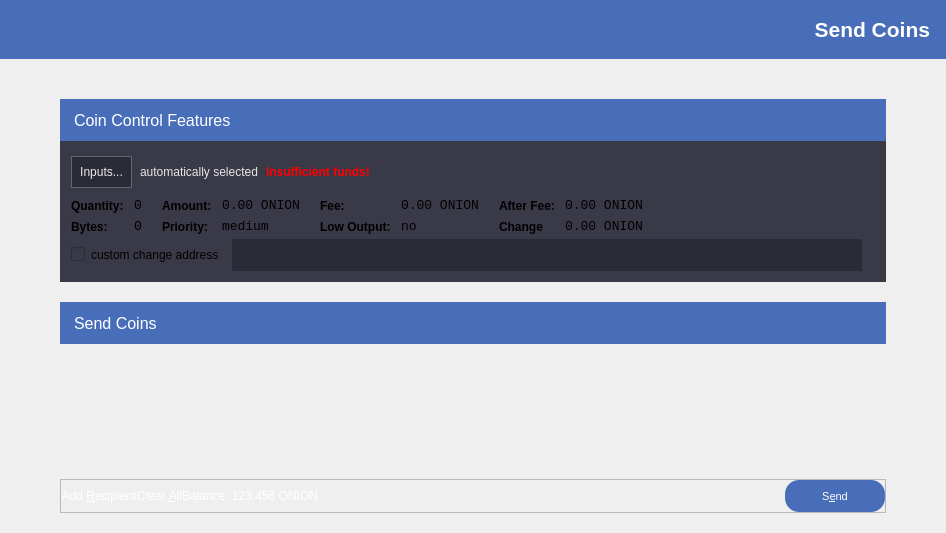
<?xml version="1.0" encoding="UTF-8"?>
<ui version="4.0">
 <class>SendCoinsDialog</class>
 <widget class="QDialog" name="SendCoinsDialog">
  <property name="geometry">
   <rect>
    <x>0</x>
    <y>0</y>
    <width>946</width>
    <height>533</height>
   </rect>
  </property>
  <property name="sizePolicy">
   <sizepolicy hsizetype="Preferred" vsizetype="Expanding">
    <horstretch>0</horstretch>
    <verstretch>0</verstretch>
   </sizepolicy>
  </property>
  <property name="windowTitle">
   <string>Send Coins</string>
  </property>
  <property name="styleSheet">
   <string notr="true"/>
  </property>
  <layout class="QVBoxLayout" name="verticalLayout" stretch="0,0,0,0">
   <property name="spacing">
    <number>0</number>
   </property>
   <property name="leftMargin">
    <number>0</number>
   </property>
   <property name="topMargin">
    <number>0</number>
   </property>
   <property name="rightMargin">
    <number>0</number>
   </property>
   <property name="bottomMargin">
    <number>0</number>
   </property>
   <item>
    <widget class="QLabel" name="pageTitle">
     <property name="minimumSize">
      <size>
       <width>0</width>
       <height>59</height>
      </size>
     </property>
     <property name="font">
      <font>
       <pointsize>16</pointsize>
       <weight>75</weight>
       <bold>true</bold>
      </font>
     </property>
     <property name="styleSheet">
      <string notr="true">background-color: #486EBA; color: white;padding-right: 10px;</string>
     </property>
     <property name="text">
      <string>Send Coins</string>
     </property>
     <property name="alignment">
      <set>Qt::AlignRight|Qt::AlignTrailing|Qt::AlignVCenter</set>
     </property>
    </widget>
   </item>
   <item>
    <spacer name="verticalSpacer_2">
     <property name="orientation">
      <enum>Qt::Vertical</enum>
     </property>
     <property name="sizeType">
      <enum>QSizePolicy::Fixed</enum>
     </property>
     <property name="sizeHint" stdset="0">
      <size>
       <width>20</width>
       <height>40</height>
      </size>
     </property>
    </spacer>
   </item>
   <item>
    <layout class="QHBoxLayout" name="horizontalLayout_5">
     <property name="spacing">
      <number>0</number>
     </property>
     <property name="leftMargin">
      <number>0</number>
     </property>
     <property name="topMargin">
      <number>0</number>
     </property>
     <property name="rightMargin">
      <number>0</number>
     </property>
     <property name="bottomMargin">
      <number>0</number>
     </property>
     <item>
      <spacer name="horizontalSpacer_3">
       <property name="orientation">
        <enum>Qt::Horizontal</enum>
       </property>
       <property name="sizeType">
        <enum>QSizePolicy::Fixed</enum>
       </property>
       <property name="sizeHint" stdset="0">
        <size>
         <width>60</width>
         <height>20</height>
        </size>
       </property>
      </spacer>
     </item>
     <item>
      <layout class="QVBoxLayout" name="verticalLayout_4">
       <property name="spacing">
        <number>0</number>
       </property>
       <property name="leftMargin">
        <number>0</number>
       </property>
       <property name="topMargin">
        <number>0</number>
       </property>
       <property name="rightMargin">
        <number>0</number>
       </property>
       <property name="bottomMargin">
        <number>0</number>
       </property>
       <item>
        <widget class="QFrame" name="frameCoinControl">
         <property name="sizePolicy">
          <sizepolicy hsizetype="Preferred" vsizetype="Preferred">
           <horstretch>0</horstretch>
           <verstretch>0</verstretch>
          </sizepolicy>
         </property>
         <property name="maximumSize">
          <size>
           <width>16777215</width>
           <height>250</height>
          </size>
         </property>
         <property name="styleSheet">
          <string notr="true">background-color: #393947; border: none;</string>
         </property>
         <property name="frameShape">
          <enum>QFrame::StyledPanel</enum>
         </property>
         <property name="frameShadow">
          <enum>QFrame::Raised</enum>
         </property>
         <layout class="QVBoxLayout" name="verticalLayoutCoinControl2">
          <property name="spacing">
           <number>6</number>
          </property>
          <property name="leftMargin">
           <number>0</number>
          </property>
          <property name="topMargin">
           <number>0</number>
          </property>
          <property name="rightMargin">
           <number>0</number>
          </property>
          <property name="bottomMargin">
           <number>0</number>
          </property>
          <item>
           <layout class="QVBoxLayout" name="verticalLayoutCoinControl" stretch="0,0,0,0">
            <property name="spacing">
             <number>0</number>
            </property>
            <property name="leftMargin">
             <number>0</number>
            </property>
            <property name="topMargin">
             <number>0</number>
            </property>
            <property name="bottomMargin">
             <number>11</number>
            </property>
            <item>
             <layout class="QHBoxLayout" name="horizontalLayoutCoinControl1">
              <property name="bottomMargin">
               <number>15</number>
              </property>
              <item>
               <widget class="QLabel" name="labelCoinControlFeatures">
                <property name="sizePolicy">
                 <sizepolicy hsizetype="Preferred" vsizetype="Maximum">
                  <horstretch>0</horstretch>
                  <verstretch>0</verstretch>
                 </sizepolicy>
                </property>
                <property name="minimumSize">
                 <size>
                  <width>0</width>
                  <height>42</height>
                 </size>
                </property>
                <property name="font">
                 <font>
                  <pointsize>12</pointsize>
                  <weight>50</weight>
                  <bold>false</bold>
                 </font>
                </property>
                <property name="styleSheet">
                 <string notr="true">color: #FFFFFF; background-color: #486EBA; padding-left: 10px;</string>
                </property>
                <property name="text">
                 <string>Coin Control Features</string>
                </property>
               </widget>
              </item>
             </layout>
            </item>
            <item>
             <layout class="QHBoxLayout" name="horizontalLayoutCoinControl2" stretch="0,0,0,0">
              <property name="spacing">
               <number>8</number>
              </property>
              <property name="leftMargin">
               <number>11</number>
              </property>
              <property name="bottomMargin">
               <number>10</number>
              </property>
              <item>
               <widget class="QPushButton" name="pushButtonCoinControl">
                <property name="styleSheet">
                 <string notr="true">QPushButton {font-family:'Helvetica Neue'; border: 1px solid #65676b; background-color: #2b2b37; color: #e9e8e8; padding: 8px}
        QPushButton:pressed {font-family:'Helvetica Neue'; border: 1px solid #65676b; background-color: #22222b; color: #e9e8e8}
        QPushButton:hover {font-family:'Helvetica Neue'; border: 1px solid #65676b; background-color: #22222b; color: #e9e8e8}</string>
                </property>
                <property name="text">
                 <string>Inputs...</string>
                </property>
               </widget>
              </item>
              <item>
               <widget class="QLabel" name="labelCoinControlAutomaticallySelected">
                <property name="styleSheet">
                 <string notr="true"/>
                </property>
                <property name="text">
                 <string>&lt;html&gt;&lt;head/&gt;&lt;body&gt;&lt;p&gt;&lt;span style=&quot; color:#e6e6e6;&quot;&gt;automatically selected&lt;/span&gt;&lt;/p&gt;&lt;/body&gt;&lt;/html&gt;</string>
                </property>
                <property name="margin">
                 <number>5</number>
                </property>
               </widget>
              </item>
              <item>
               <widget class="QLabel" name="labelCoinControlInsuffFunds">
                <property name="font">
                 <font>
                  <weight>75</weight>
                  <bold>true</bold>
                 </font>
                </property>
                <property name="styleSheet">
                 <string notr="true">color:red;font-weight:bold;</string>
                </property>
                <property name="text">
                 <string>Insufficient funds!</string>
                </property>
                <property name="margin">
                 <number>5</number>
                </property>
               </widget>
              </item>
              <item>
               <spacer name="horizontalSpacerCoinControl">
                <property name="orientation">
                 <enum>Qt::Horizontal</enum>
                </property>
                <property name="sizeHint" stdset="0">
                 <size>
                  <width>40</width>
                  <height>1</height>
                 </size>
                </property>
               </spacer>
              </item>
             </layout>
            </item>
            <item>
             <widget class="QWidget" name="widgetCoinControl" native="true">
              <property name="sizePolicy">
               <sizepolicy hsizetype="Preferred" vsizetype="Preferred">
                <horstretch>0</horstretch>
                <verstretch>0</verstretch>
               </sizepolicy>
              </property>
              <property name="minimumSize">
               <size>
                <width>0</width>
                <height>0</height>
               </size>
              </property>
              <property name="styleSheet">
               <string notr="true"/>
              </property>
              <layout class="QHBoxLayout" name="horizontalLayoutCoinControl5">
               <property name="leftMargin">
                <number>11</number>
               </property>
               <property name="topMargin">
                <number>0</number>
               </property>
               <property name="rightMargin">
                <number>0</number>
               </property>
               <property name="bottomMargin">
                <number>0</number>
               </property>
               <item>
                <layout class="QHBoxLayout" name="horizontalLayoutCoinControl3" stretch="0,0,0,1">
                 <property name="spacing">
                  <number>20</number>
                 </property>
                 <property name="topMargin">
                  <number>0</number>
                 </property>
                 <property name="bottomMargin">
                  <number>0</number>
                 </property>
                 <item>
                  <layout class="QFormLayout" name="formLayoutCoinControl1">
                   <property name="horizontalSpacing">
                    <number>10</number>
                   </property>
                   <property name="verticalSpacing">
                    <number>6</number>
                   </property>
                   <property name="leftMargin">
                    <number>0</number>
                   </property>
                   <property name="topMargin">
                    <number>0</number>
                   </property>
                   <property name="rightMargin">
                    <number>0</number>
                   </property>
                   <item row="0" column="0">
                    <widget class="QLabel" name="labelCoinControlQuantityText">
                     <property name="styleSheet">
                      <string notr="true">font-weight:bold;</string>
                     </property>
                     <property name="text">
                      <string>Quantity:</string>
                     </property>
                     <property name="margin">
                      <number>0</number>
                     </property>
                    </widget>
                   </item>
                   <item row="0" column="1">
                    <widget class="QLabel" name="labelCoinControlQuantity">
                     <property name="font">
                      <font>
                       <family>Monospace</family>
                       <pointsize>10</pointsize>
                      </font>
                     </property>
                     <property name="cursor">
                      <cursorShape>IBeamCursor</cursorShape>
                     </property>
                     <property name="contextMenuPolicy">
                      <enum>Qt::ActionsContextMenu</enum>
                     </property>
                     <property name="text">
                      <string>0</string>
                     </property>
                     <property name="margin">
                      <number>0</number>
                     </property>
                     <property name="textInteractionFlags">
                      <set>Qt::LinksAccessibleByMouse|Qt::TextSelectableByKeyboard|Qt::TextSelectableByMouse</set>
                     </property>
                    </widget>
                   </item>
                   <item row="1" column="0">
                    <widget class="QLabel" name="labelCoinControlBytesText">
                     <property name="styleSheet">
                      <string notr="true">font-weight:bold;</string>
                     </property>
                     <property name="text">
                      <string>Bytes:</string>
                     </property>
                    </widget>
                   </item>
                   <item row="1" column="1">
                    <widget class="QLabel" name="labelCoinControlBytes">
                     <property name="font">
                      <font>
                       <family>Monospace</family>
                       <pointsize>10</pointsize>
                      </font>
                     </property>
                     <property name="cursor">
                      <cursorShape>IBeamCursor</cursorShape>
                     </property>
                     <property name="contextMenuPolicy">
                      <enum>Qt::ActionsContextMenu</enum>
                     </property>
                     <property name="text">
                      <string>0</string>
                     </property>
                     <property name="textInteractionFlags">
                      <set>Qt::LinksAccessibleByMouse|Qt::TextSelectableByKeyboard|Qt::TextSelectableByMouse</set>
                     </property>
                    </widget>
                   </item>
                  </layout>
                 </item>
                 <item>
                  <layout class="QFormLayout" name="formLayoutCoinControl2">
                   <property name="horizontalSpacing">
                    <number>10</number>
                   </property>
                   <property name="verticalSpacing">
                    <number>6</number>
                   </property>
                   <property name="leftMargin">
                    <number>0</number>
                   </property>
                   <property name="topMargin">
                    <number>0</number>
                   </property>
                   <property name="rightMargin">
                    <number>0</number>
                   </property>
                   <item row="0" column="0">
                    <widget class="QLabel" name="labelCoinControlAmountText">
                     <property name="styleSheet">
                      <string notr="true">font-weight:bold;</string>
                     </property>
                     <property name="text">
                      <string>Amount:</string>
                     </property>
                     <property name="margin">
                      <number>0</number>
                     </property>
                    </widget>
                   </item>
                   <item row="0" column="1">
                    <widget class="QLabel" name="labelCoinControlAmount">
                     <property name="font">
                      <font>
                       <family>Monospace</family>
                       <pointsize>10</pointsize>
                      </font>
                     </property>
                     <property name="cursor">
                      <cursorShape>IBeamCursor</cursorShape>
                     </property>
                     <property name="contextMenuPolicy">
                      <enum>Qt::ActionsContextMenu</enum>
                     </property>
                     <property name="text">
                      <string>0.00 ONION</string>
                     </property>
                     <property name="textInteractionFlags">
                      <set>Qt::LinksAccessibleByMouse|Qt::TextSelectableByKeyboard|Qt::TextSelectableByMouse</set>
                     </property>
                    </widget>
                   </item>
                   <item row="1" column="0">
                    <widget class="QLabel" name="labelCoinControlPriorityText">
                     <property name="styleSheet">
                      <string notr="true">font-weight:bold;</string>
                     </property>
                     <property name="text">
                      <string>Priority:</string>
                     </property>
                    </widget>
                   </item>
                   <item row="1" column="1">
                    <widget class="QLabel" name="labelCoinControlPriority">
                     <property name="font">
                      <font>
                       <family>Monospace</family>
                       <pointsize>10</pointsize>
                      </font>
                     </property>
                     <property name="cursor">
                      <cursorShape>IBeamCursor</cursorShape>
                     </property>
                     <property name="contextMenuPolicy">
                      <enum>Qt::ActionsContextMenu</enum>
                     </property>
                     <property name="text">
                      <string>medium</string>
                     </property>
                     <property name="textInteractionFlags">
                      <set>Qt::LinksAccessibleByMouse|Qt::TextSelectableByKeyboard|Qt::TextSelectableByMouse</set>
                     </property>
                    </widget>
                   </item>
                  </layout>
                 </item>
                 <item>
                  <layout class="QFormLayout" name="formLayoutCoinControl3">
                   <property name="horizontalSpacing">
                    <number>10</number>
                   </property>
                   <property name="verticalSpacing">
                    <number>6</number>
                   </property>
                   <property name="leftMargin">
                    <number>0</number>
                   </property>
                   <property name="topMargin">
                    <number>0</number>
                   </property>
                   <property name="rightMargin">
                    <number>0</number>
                   </property>
                   <item row="0" column="0">
                    <widget class="QLabel" name="labelCoinControlFeeText">
                     <property name="styleSheet">
                      <string notr="true">font-weight:bold;</string>
                     </property>
                     <property name="text">
                      <string>Fee:</string>
                     </property>
                     <property name="margin">
                      <number>0</number>
                     </property>
                    </widget>
                   </item>
                   <item row="0" column="1">
                    <widget class="QLabel" name="labelCoinControlFee">
                     <property name="font">
                      <font>
                       <family>Monospace</family>
                       <pointsize>10</pointsize>
                      </font>
                     </property>
                     <property name="cursor">
                      <cursorShape>IBeamCursor</cursorShape>
                     </property>
                     <property name="contextMenuPolicy">
                      <enum>Qt::ActionsContextMenu</enum>
                     </property>
                     <property name="text">
                      <string>0.00 ONION</string>
                     </property>
                     <property name="textInteractionFlags">
                      <set>Qt::LinksAccessibleByMouse|Qt::TextSelectableByKeyboard|Qt::TextSelectableByMouse</set>
                     </property>
                    </widget>
                   </item>
                   <item row="1" column="0">
                    <widget class="QLabel" name="labelCoinControlLowOutputText">
                     <property name="styleSheet">
                      <string notr="true">font-weight:bold;</string>
                     </property>
                     <property name="text">
                      <string>Low Output:</string>
                     </property>
                    </widget>
                   </item>
                   <item row="1" column="1">
                    <widget class="QLabel" name="labelCoinControlLowOutput">
                     <property name="font">
                      <font>
                       <family>Monospace</family>
                       <pointsize>10</pointsize>
                      </font>
                     </property>
                     <property name="cursor">
                      <cursorShape>IBeamCursor</cursorShape>
                     </property>
                     <property name="contextMenuPolicy">
                      <enum>Qt::ActionsContextMenu</enum>
                     </property>
                     <property name="text">
                      <string>no</string>
                     </property>
                     <property name="textInteractionFlags">
                      <set>Qt::LinksAccessibleByMouse|Qt::TextSelectableByKeyboard|Qt::TextSelectableByMouse</set>
                     </property>
                    </widget>
                   </item>
                  </layout>
                 </item>
                 <item>
                  <layout class="QFormLayout" name="formLayoutCoinControl4">
                   <property name="horizontalSpacing">
                    <number>10</number>
                   </property>
                   <property name="verticalSpacing">
                    <number>6</number>
                   </property>
                   <property name="leftMargin">
                    <number>0</number>
                   </property>
                   <property name="topMargin">
                    <number>0</number>
                   </property>
                   <property name="rightMargin">
                    <number>0</number>
                   </property>
                   <item row="0" column="0">
                    <widget class="QLabel" name="labelCoinControlAfterFeeText">
                     <property name="styleSheet">
                      <string notr="true">font-weight:bold;</string>
                     </property>
                     <property name="text">
                      <string>After Fee:</string>
                     </property>
                     <property name="margin">
                      <number>0</number>
                     </property>
                    </widget>
                   </item>
                   <item row="0" column="1">
                    <widget class="QLabel" name="labelCoinControlAfterFee">
                     <property name="font">
                      <font>
                       <family>Monospace</family>
                       <pointsize>10</pointsize>
                      </font>
                     </property>
                     <property name="cursor">
                      <cursorShape>IBeamCursor</cursorShape>
                     </property>
                     <property name="contextMenuPolicy">
                      <enum>Qt::ActionsContextMenu</enum>
                     </property>
                     <property name="text">
                      <string>0.00 ONION</string>
                     </property>
                     <property name="textInteractionFlags">
                      <set>Qt::LinksAccessibleByMouse|Qt::TextSelectableByKeyboard|Qt::TextSelectableByMouse</set>
                     </property>
                    </widget>
                   </item>
                   <item row="1" column="0">
                    <widget class="QLabel" name="labelCoinControlChangeText">
                     <property name="styleSheet">
                      <string notr="true">font-weight:bold;</string>
                     </property>
                     <property name="text">
                      <string>Change</string>
                     </property>
                    </widget>
                   </item>
                   <item row="1" column="1">
                    <widget class="QLabel" name="labelCoinControlChange">
                     <property name="font">
                      <font>
                       <family>Monospace</family>
                       <pointsize>10</pointsize>
                      </font>
                     </property>
                     <property name="cursor">
                      <cursorShape>IBeamCursor</cursorShape>
                     </property>
                     <property name="contextMenuPolicy">
                      <enum>Qt::ActionsContextMenu</enum>
                     </property>
                     <property name="text">
                      <string>0.00 ONION</string>
                     </property>
                     <property name="textInteractionFlags">
                      <set>Qt::LinksAccessibleByMouse|Qt::TextSelectableByKeyboard|Qt::TextSelectableByMouse</set>
                     </property>
                    </widget>
                   </item>
                  </layout>
                 </item>
                </layout>
               </item>
              </layout>
             </widget>
            </item>
            <item>
             <layout class="QHBoxLayout" name="horizontalLayoutCoinControl4" stretch="0,0,0">
              <property name="spacing">
               <number>12</number>
              </property>
              <property name="sizeConstraint">
               <enum>QLayout::SetDefaultConstraint</enum>
              </property>
              <property name="leftMargin">
               <number>11</number>
              </property>
              <property name="topMargin">
               <number>5</number>
              </property>
              <property name="rightMargin">
               <number>5</number>
              </property>
              <item>
               <widget class="QCheckBox" name="checkBoxCoinControlChange">
                <property name="text">
                 <string>custom change address</string>
                </property>
               </widget>
              </item>
              <item>
               <widget class="QLineEdit" name="lineEditCoinControlChange">
                <property name="enabled">
                 <bool>false</bool>
                </property>
                <property name="sizePolicy">
                 <sizepolicy hsizetype="Expanding" vsizetype="Fixed">
                  <horstretch>0</horstretch>
                  <verstretch>0</verstretch>
                 </sizepolicy>
                </property>
                <property name="minimumSize">
                 <size>
                  <width>0</width>
                  <height>32</height>
                 </size>
                </property>
                <property name="styleSheet">
                 <string notr="true">background-color: #2b2b37; color: #FFFFFF;padding-left: 5px;</string>
                </property>
               </widget>
              </item>
              <item>
               <widget class="QLabel" name="labelCoinControlChangeLabel">
                <property name="sizePolicy">
                 <sizepolicy hsizetype="Preferred" vsizetype="Expanding">
                  <horstretch>0</horstretch>
                  <verstretch>0</verstretch>
                 </sizepolicy>
                </property>
                <property name="minimumSize">
                 <size>
                  <width>0</width>
                  <height>0</height>
                 </size>
                </property>
                <property name="text">
                 <string/>
                </property>
                <property name="margin">
                 <number>3</number>
                </property>
               </widget>
              </item>
             </layout>
            </item>
           </layout>
          </item>
         </layout>
        </widget>
       </item>
       <item>
        <spacer name="verticalSpacer_4">
         <property name="orientation">
          <enum>Qt::Vertical</enum>
         </property>
         <property name="sizeType">
          <enum>QSizePolicy::Fixed</enum>
         </property>
         <property name="sizeHint" stdset="0">
          <size>
           <width>20</width>
           <height>20</height>
          </size>
         </property>
        </spacer>
       </item>
       <item>
        <widget class="QLabel" name="label_2">
         <property name="minimumSize">
          <size>
           <width>0</width>
           <height>42</height>
          </size>
         </property>
         <property name="maximumSize">
          <size>
           <width>16777215</width>
           <height>42</height>
          </size>
         </property>
         <property name="font">
          <font>
           <pointsize>12</pointsize>
          </font>
         </property>
         <property name="styleSheet">
          <string notr="true">color: #FFFFFF; background-color: #486EBA; padding-left: 10px;</string>
         </property>
         <property name="text">
          <string>Send Coins</string>
         </property>
        </widget>
       </item>
       <item>
        <widget class="QScrollArea" name="scrollArea">
         <property name="styleSheet">
          <string notr="true">border: none;</string>
         </property>
         <property name="widgetResizable">
          <bool>true</bool>
         </property>
         <widget class="QWidget" name="scrollAreaWidgetContents">
          <property name="geometry">
           <rect>
            <x>0</x>
            <y>0</y>
            <width>822</width>
            <height>105</height>
           </rect>
          </property>
          <property name="styleSheet">
           <string notr="true">border: none;</string>
          </property>
          <layout class="QVBoxLayout" name="verticalLayout_2">
           <property name="leftMargin">
            <number>0</number>
           </property>
           <property name="topMargin">
            <number>0</number>
           </property>
           <property name="rightMargin">
            <number>0</number>
           </property>
           <property name="bottomMargin">
            <number>0</number>
           </property>
           <item>
            <layout class="QVBoxLayout" name="entries">
             <property name="spacing">
              <number>6</number>
             </property>
            </layout>
           </item>
           <item>
            <spacer name="verticalSpacer">
             <property name="orientation">
              <enum>Qt::Vertical</enum>
             </property>
             <property name="sizeHint" stdset="0">
              <size>
               <width>20</width>
               <height>40</height>
              </size>
             </property>
            </spacer>
           </item>
          </layout>
         </widget>
        </widget>
       </item>
       <item>
        <widget class="QFrame" name="frameMenu">
         <property name="minimumSize">
          <size>
           <width>0</width>
           <height>0</height>
          </size>
         </property>
         <property name="frameShape">
          <enum>QFrame::StyledPanel</enum>
         </property>
         <property name="frameShadow">
          <enum>QFrame::Raised</enum>
         </property>
         <layout class="QHBoxLayout" name="horizontalLayout_4">
          <property name="spacing">
           <number>0</number>
          </property>
          <property name="leftMargin">
           <number>0</number>
          </property>
          <property name="topMargin">
           <number>0</number>
          </property>
          <property name="rightMargin">
           <number>0</number>
          </property>
          <property name="bottomMargin">
           <number>0</number>
          </property>
          <item>
           <layout class="QHBoxLayout" name="horizontalLayout_3">
            <property name="leftMargin">
             <number>0</number>
            </property>
            <property name="topMargin">
             <number>0</number>
            </property>
            <item>
             <layout class="QHBoxLayout" name="horizontalLayout">
              <item>
               <widget class="QPushButton" name="addButton">
                <property name="toolTip">
                 <string>Send to multiple recipients at once</string>
                </property>
                <property name="styleSheet">
                 <string notr="true">color: #FFFFFF; border: none;</string>
                </property>
                <property name="text">
                 <string>Add &amp;Recipient</string>
                </property>
                <property name="icon">
                 <iconset resource="../bitcoin.qrc">
                  <normaloff>:/icons/add</normaloff>:/icons/add</iconset>
                </property>
                <property name="autoDefault">
                 <bool>false</bool>
                </property>
               </widget>
              </item>
              <item>
               <widget class="QPushButton" name="clearButton">
                <property name="sizePolicy">
                 <sizepolicy hsizetype="Minimum" vsizetype="Fixed">
                  <horstretch>0</horstretch>
                  <verstretch>0</verstretch>
                 </sizepolicy>
                </property>
                <property name="toolTip">
                 <string>Remove all transaction fields</string>
                </property>
                <property name="styleSheet">
                 <string notr="true">color: #FFFFFF; border: none;</string>
                </property>
                <property name="text">
                 <string>Clear &amp;All</string>
                </property>
                <property name="icon">
                 <iconset resource="../bitcoin.qrc">
                  <normaloff>:/icons/remove</normaloff>:/icons/remove</iconset>
                </property>
                <property name="autoRepeatDelay">
                 <number>300</number>
                </property>
                <property name="autoDefault">
                 <bool>false</bool>
                </property>
               </widget>
              </item>
              <item>
               <layout class="QHBoxLayout" name="horizontalLayout_2">
                <property name="spacing">
                 <number>3</number>
                </property>
                <item>
                 <widget class="QLabel" name="label">
                  <property name="sizePolicy">
                   <sizepolicy hsizetype="Preferred" vsizetype="Fixed">
                    <horstretch>0</horstretch>
                    <verstretch>0</verstretch>
                   </sizepolicy>
                  </property>
                  <property name="styleSheet">
                   <string notr="true">color: #FFFFFF;</string>
                  </property>
                  <property name="text">
                   <string>Balance:</string>
                  </property>
                 </widget>
                </item>
                <item>
                 <widget class="QLabel" name="labelBalance">
                  <property name="sizePolicy">
                   <sizepolicy hsizetype="Preferred" vsizetype="Fixed">
                    <horstretch>0</horstretch>
                    <verstretch>0</verstretch>
                   </sizepolicy>
                  </property>
                  <property name="cursor">
                   <cursorShape>IBeamCursor</cursorShape>
                  </property>
                  <property name="styleSheet">
                   <string notr="true">color: #FFFFFF;</string>
                  </property>
                  <property name="text">
                   <string>123.456 ONION</string>
                  </property>
                  <property name="textInteractionFlags">
                   <set>Qt::LinksAccessibleByMouse|Qt::TextSelectableByKeyboard|Qt::TextSelectableByMouse</set>
                  </property>
                 </widget>
                </item>
               </layout>
              </item>
              <item>
               <spacer name="horizontalSpacer">
                <property name="orientation">
                 <enum>Qt::Horizontal</enum>
                </property>
                <property name="sizeHint" stdset="0">
                 <size>
                  <width>40</width>
                  <height>20</height>
                 </size>
                </property>
               </spacer>
              </item>
              <item>
               <widget class="QPushButton" name="sendButton">
                <property name="minimumSize">
                 <size>
                  <width>100</width>
                  <height>32</height>
                 </size>
                </property>
                <property name="font">
                 <font>
                  <pointsize>8</pointsize>
                 </font>
                </property>
                <property name="toolTip">
                 <string>Confirm the send action</string>
                </property>
                <property name="styleSheet">
                 <string notr="true">background-color: #486EBA;
color: white;
border-radius:14px;
border-width:0px;</string>
                </property>
                <property name="text">
                 <string>S&amp;end</string>
                </property>
                <property name="default">
                 <bool>true</bool>
                </property>
               </widget>
              </item>
             </layout>
            </item>
           </layout>
          </item>
         </layout>
        </widget>
       </item>
      </layout>
     </item>
     <item>
      <spacer name="horizontalSpacer_2">
       <property name="orientation">
        <enum>Qt::Horizontal</enum>
       </property>
       <property name="sizeType">
        <enum>QSizePolicy::Fixed</enum>
       </property>
       <property name="sizeHint" stdset="0">
        <size>
         <width>60</width>
         <height>20</height>
        </size>
       </property>
      </spacer>
     </item>
    </layout>
   </item>
   <item>
    <spacer name="verticalSpacer_3">
     <property name="orientation">
      <enum>Qt::Vertical</enum>
     </property>
     <property name="sizeType">
      <enum>QSizePolicy::Fixed</enum>
     </property>
     <property name="sizeHint" stdset="0">
      <size>
       <width>20</width>
       <height>20</height>
      </size>
     </property>
    </spacer>
   </item>
  </layout>
 </widget>
 <resources>
  <include location="../bitcoin.qrc"/>
 </resources>
 <connections/>
</ui>
